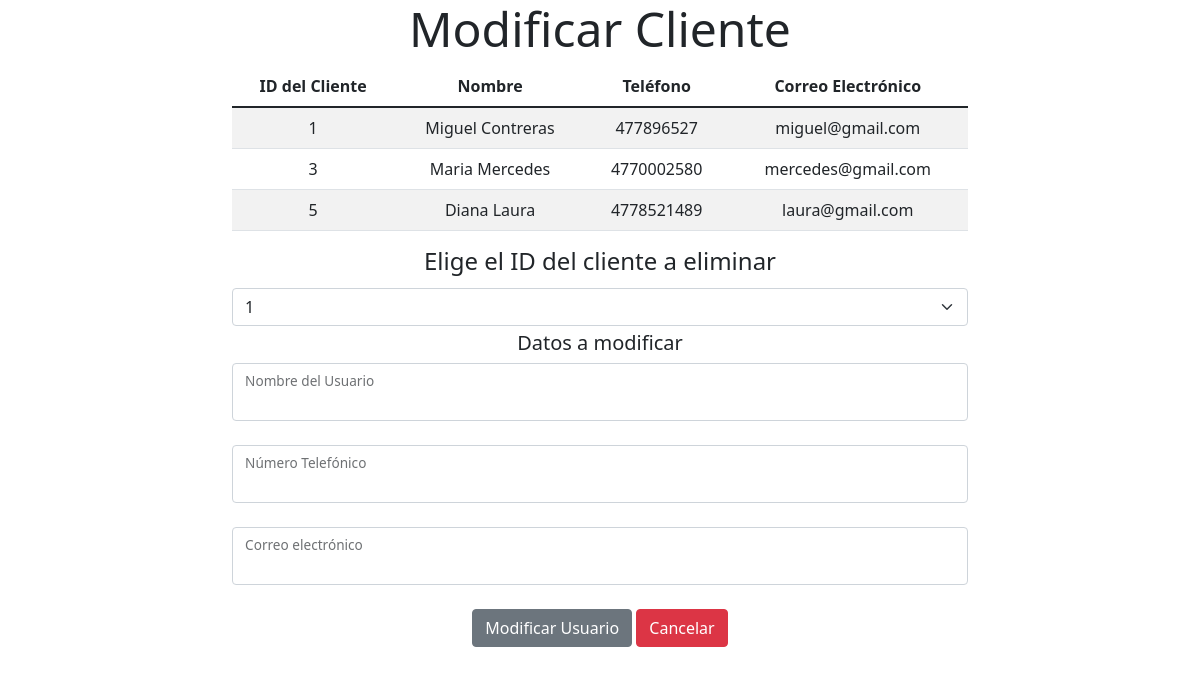
Page /Vista/php/modificarCliente.php on the committed database.
### tables this page shows
CREATE TABLE `clientes` (
  `idCliente` int(11) NOT NULL,
  `nombre` varchar(255) NOT NULL,
  `telefono` varchar(10) NOT NULL,
  `correoElectronico` varchar(255) NOT NULL
);

### Persistencia/ClienteDAO.php (called while the page is built, shortened)
<?php
class ClienteDAO{
    private $server = "localhost";
    private $usr = "root";
    private $pass = "";
    private $db = "zapateria_alondra";
    private function Conectar(){
        try {
            $mysqli = new mysqli(
                $this->server,
                $this->usr,
                $this->pass,
                $this->db
            );
            return $mysqli;
        } catch (mysqli_sql_exception $e) {
            throw $e;
        }
    }
    public function consultarClientes(){
        $conexion = $this->Conectar();
        $query = "SELECT * FROM clientes";
        $resultado = mysqli_query($conexion, $query);
        return $resultado;
    }
    public function verIDs(){
        $conexion = $this->Conectar();
        $query = "SELECT idCliente FROM clientes";
        return $resultado = $conexion->query($query);
    }
}

### Vista/php/modificarCliente.php (the view, shortened to what this page needs)
<!DOCTYPE html>
<html lang="en">
<head>
    <link href="https://cdn.jsdelivr.net/npm/bootstrap@5.1.3/dist/css/bootstrap.min.css" rel="stylesheet">
</head>
<body>
    <h1 class="display-5 text-center">Modificar Cliente</h1>
    <div class="container">
        <div class="row justify-content-around">
            <div class="col-8 text-center">
                <table class="table table-striped">
                    <thead>
                        <tr>
                            <th scope="col">ID del Cliente</th>
                            <th scope="col">Nombre</th>
                            <th scope="col">Teléfono</th>
                            <th scope="col">Correo Electrónico</th>
                        </tr>
                    </thead>
                    <tbody>
                        <?php
                        include("../../Persistencia/ClienteDAO.php");
                        $clienteDao = new ClienteDAO();
                        $registro = $clienteDao->consultarClientes();
                        while ($tabla = mysqli_fetch_array($registro)) {
                        ?>
                            <tr>
                                <td> <?php echo $tabla[0]; ?> </td>
                                <td> <?php echo $tabla[1]; ?> </td>
                                <td> <?php echo $tabla[2]; ?> </td>
                                <td> <?php echo $tabla[3]; ?> </td>
                            </tr>
                        <?php } ?>
                    </tbody>
                </table>
            </div>
        </div>
    </div>
    <h4 class="text-center">Elige el ID del cliente a eliminar</h4>
    <div class="container">
        <div class="row justify-content-center text-center">
            <div class="col-8 align-self-center">
                <form action="../../Controlador/modificarCliente.php" method="POST">
                    <select class="form-select" name="id">
                        <?php
                        $ids = $clienteDao->verIDs();
                        while ($id = mysqli_fetch_array($ids)) {
                        ?>
                            <option> <?php echo $id[0]; ?> </option>
                        <?php } ?>
                    </select>
            </div>
            <br><br>
            <h5 class="text-center">Datos a modificar</h5>
            <div class="col-8">
                <div class="form-floating">
                    <input type="text" class="form-control" name="nombre">
                    <label>Nombre del Usuario</label>
                </div>
                <br>
                <div class="form-floating">
                    <input type="text" name="telefono" class="form-control">
                    <label>Número Telefónico</label>
                </div>
                <br>
                <div class="form-floating">
                    <input type="email" name="correo" class="form-control">
                    <label>Correo electrónico</label>
                </div>
                <br>
                <input type="submit" value="Modificar Usuario" class="btn btn-secondary">
                <a href="verClientes.php" class="btn btn-danger">Cancelar</a>
            </div>
        </div>
    </div>
</body>
</html>

### rows in the picture
clientes: idCliente "1", nombre "Miguel Contreras", telefono "477896527", correoElectronico "miguel@gmail.com"
clientes: idCliente "3", nombre "Maria Mercedes", telefono "4770002580", correoElectronico "mercedes@gmail.com"
clientes: idCliente "5", nombre "Diana Laura", telefono "4778521489", correoElectronico "laura@gmail.com"

### other values in the picture
form field id "1"
